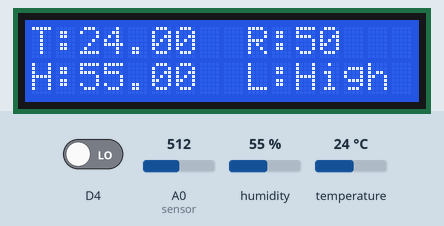
Simulated run of this sketch. Board: ESP8266 (NodeMCU). On the bench: 16×2 character LCD. The inputs (shaded band) are chosen by the test bench; at power-on: D4 LOW, humidity 55 %, A0 (sensor) = 512, temperature 24 °C. WiFi joins after 1.5 s; servers stay silent unless stated.

Above: at 3.5 s.
3.6 s: D4 driven HIGH
At 5.0 s:
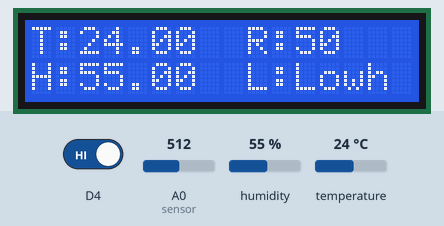
5.3 s: humidity set to 22 %
At 6.4 s:
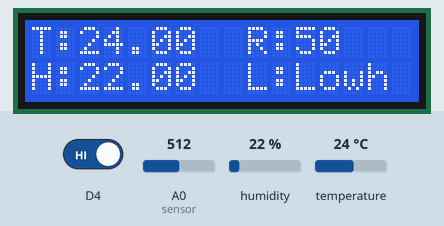
7.4 s: A0 (sensor) set to 716
At 8.3 s:
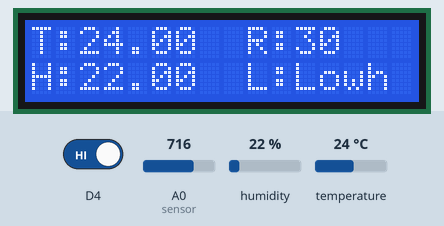
9.3 s: temperature set to 12 °C
At 13.1 s:
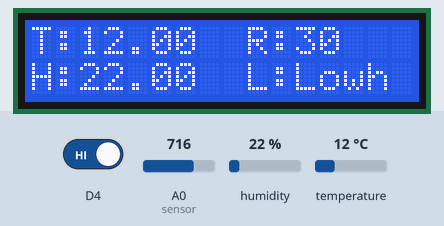
13.4 s: A0 (sensor) set to 900
At 15.0 s:
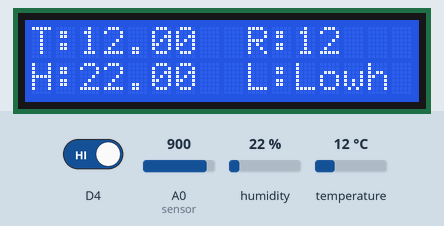
15.3 s: D4 driven LOW
At 16.8 s:
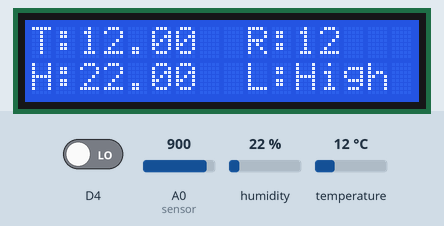
Timing chart, 0 to 18.3 s (numbered marks = the images above; inputs shaded):
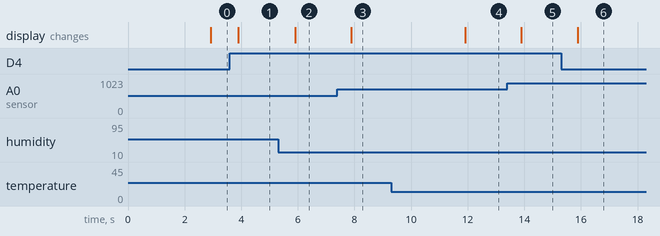

The sketch:

Weather_Monitoring.ino
```cpp
// Include necessary libraries
#include <LiquidCrystal_I2C.h>
#include <ESP8266WiFi.h>
#include <BlynkSimpleEsp8266.h>
#include <DHT.h>

// Blynk credentials
#define BLYNK_TEMPLATE_ID "Your_Template_ID"
#define BLYNK_TEMPLATE_NAME "WEATHER MONITORING"
#define BLYNK_AUTH_TOKEN "Your_Auth_Token"

// WiFi credentials
char ssid[] = "Your_WiFi_SSID";
char pass[] = "Your_WiFi_Password";

// Initialize LCD and DHT11
LiquidCrystal_I2C lcd(0x3F, 16, 2); // Change 0x3F to 0x27 if LCD doesn't display
DHT dht(D3, DHT11); // Connect DHT11 to pin D3
BlynkTimer timer;

void weather() {
  float humidity = dht.readHumidity();
  float temperature = dht.readTemperature();
  int rainValue = analogRead(A0); // Rain sensor connected to A0
  bool lightStatus = digitalRead(D4); // LDR connected to D4
  rainValue = map(rainValue, 0, 1023, 100, 0); // Map rain values for easy interpretation

  // Check if reading is valid
  if (isnan(humidity) || isnan(temperature)) {
    Serial.println("Failed to read from DHT sensor!");
    return;
  }

  // Send data to Blynk
  Blynk.virtualWrite(V0, temperature);
  Blynk.virtualWrite(V1, humidity);
  Blynk.virtualWrite(V2, rainValue);

  // Update LCD display
  lcd.setCursor(0, 0);
  lcd.print("T:");
  lcd.print(temperature);
  lcd.setCursor(0, 1);
  lcd.print("H:");
  lcd.print(humidity);
  lcd.setCursor(9, 0);
  lcd.print("R:");
  lcd.print(rainValue);
  lcd.setCursor(9, 1);
  lcd.print("L:");
  lcd.print(lightStatus ? "Low" : "High");
}

void setup() {
  Serial.begin(9600);
  lcd.begin();
  lcd.backlight();
  dht.begin();
  Blynk.begin(BLYNK_AUTH_TOKEN, ssid, pass);
  timer.setInterval(1000L, weather); // Update weather every second
}

void loop() {
  Blynk.run();
  timer.run();
}
```

Measured:
- after the input at 3.6 s, the display: changes after 0.29 s (image 1)
- after the input at 5.3 s, the display: changes after 0.62 s (image 2)
- after the input at 7.4 s, the display: changes after 0.49 s (image 3)
- after the input at 9.3 s, the display: changes after 2.6 s (image 4)
- after the input at 13.4 s, the display: changes after 0.49 s (image 5)
- after the input at 15.3 s, the display: changes after 0.59 s (image 6)
